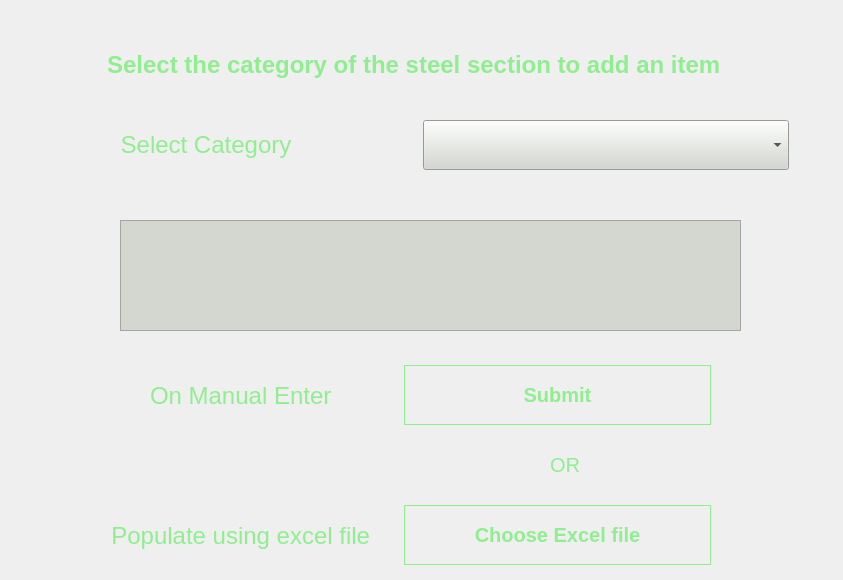
       <widget class="QWidget" name="add_item_stack">
        <widget class="QTableWidget" name="add_item_table">
         <property name="geometry">
          <rect>
           <x>120</x>
           <y>220</y>
           <width>621</width>
           <height>111</height>
          </rect>
         </property>
         <property name="toolTip">
          <string/>
         </property>
         <property name="styleSheet">
          <string notr="true">background-color:rgb(211, 215, 207);</string>
         </property>
        </widget>
        <widget class="QWidget" name="layoutWidget_2">
         <property name="geometry">
          <rect>
           <x>0</x>
           <y>20</y>
           <width>834</width>
           <height>155</height>
          </rect>
         </property>
         <layout class="QVBoxLayout" name="verticalLayout_2">
          <item>
           <widget class="QLabel" name="label_4">
            <property name="sizePolicy">
             <sizepolicy hsizetype="Preferred" vsizetype="Preferred">
              <horstretch>0</horstretch>
              <verstretch>0</verstretch>
             </sizepolicy>
            </property>
            <property name="minimumSize">
             <size>
              <width>510</width>
              <height>50</height>
             </size>
            </property>
            <property name="font">
             <font>
              <pointsize>18</pointsize>
              <weight>75</weight>
              <bold>true</bold>
             </font>
            </property>
            <property name="styleSheet">
             <string notr="true">color: lightgreen;</string>
            </property>
            <property name="text">
             <string>Select the category of the steel section to add an item </string>
            </property>
            <property name="scaledContents">
             <bool>false</bool>
            </property>
            <property name="alignment">
             <set>Qt::AlignCenter</set>
            </property>
            <property name="wordWrap">
             <bool>true</bool>
            </property>
           </widget>
          </item>
          <item>
           <layout class="QHBoxLayout" name="horizontalLayout">
            <property name="rightMargin">
             <number>5</number>
            </property>
            <item>
             <widget class="QLabel" name="label">
              <property name="font">
               <font>
                <pointsize>18</pointsize>
               </font>
              </property>
              <property name="styleSheet">
               <string notr="true">color: lightgreen;</string>
              </property>
              <property name="text">
               <string>Select Category</string>
              </property>
              <property name="alignment">
               <set>Qt::AlignCenter</set>
              </property>
             </widget>
            </item>
            <item>
             <widget class="QComboBox" name="add_item_combobox">
              <property name="sizePolicy">
               <sizepolicy hsizetype="Preferred" vsizetype="Maximum">
                <horstretch>0</horstretch>
                <verstretch>0</verstretch>
               </sizepolicy>
              </property>
              <property name="minimumSize">
               <size>
                <width>0</width>
                <height>60</height>
               </size>
              </property>
              <property name="font">
               <font>
                <pointsize>18</pointsize>
               </font>
              </property>
              <property name="styleSheet">
               <string notr="true">background-color: rgb(211, 215, 207);
margin: 5px;
margin-right: 40px;
</string>
              </property>
             </widget>
            </item>
           </layout>
          </item>
         </layout>
        </widget>
        <widget class="QWidget" name="layoutWidget">
         <property name="geometry">
          <rect>
           <x>90</x>
           <y>360</y>
           <width>621</width>
           <height>71</height>
          </rect>
         </property>
         <layout class="QHBoxLayout" name="horizontalLayout_5">
          <item>
           <widget class="QLabel" name="label_7">
            <property name="font">
             <font>
              <pointsize>18</pointsize>
             </font>
            </property>
            <property name="styleSheet">
             <string notr="true">color: lightgreen;
</string>
            </property>
            <property name="text">
             <string>On Manual Enter </string>
            </property>
            <property name="alignment">
             <set>Qt::AlignCenter</set>
            </property>
           </widget>
          </item>
          <item>
           <widget class="QPushButton" name="submit">
            <property name="sizePolicy">
             <sizepolicy hsizetype="Minimum" vsizetype="Maximum">
              <horstretch>0</horstretch>
              <verstretch>0</verstretch>
             </sizepolicy>
            </property>
            <property name="minimumSize">
             <size>
              <width>0</width>
              <height>60</height>
             </size>
            </property>
            <property name="font">
             <font>
              <!-- <pointsize>-1</pointsize> -->
              <weight>75</weight>
              <bold>true</bold>
             </font>
            </property>
            <property name="toolTip">
             <string>&lt;html&gt;&lt;head/&gt;&lt;body&gt;&lt;p&gt;Add the values to database&lt;/p&gt;&lt;/body&gt;&lt;/html&gt;</string>
            </property>
            <property name="styleSheet">
             <string notr="true">color: lightgreen;
font-weight: bold;
border: 1px solid lightgreen;
font-size: 20px;</string>
            </property>
            <property name="text">
             <string>Submit</string>
            </property>
           </widget>
          </item>
         </layout>
        </widget>
        <widget class="QWidget" name="layoutWidget_3">
         <property name="geometry">
          <rect>
           <x>90</x>
           <y>500</y>
           <width>621</width>
           <height>71</height>
          </rect>
         </property>
         <layout class="QHBoxLayout" name="horizontalLayout_8">
          <item>
           <widget class="QLabel" name="label_12">
            <property name="font">
             <font>
              <pointsize>18</pointsize>
             </font>
            </property>
            <property name="styleSheet">
             <string notr="true">color: lightgreen;</string>
            </property>
            <property name="text">
             <string>Populate using excel file </string>
            </property>
            <property name="alignment">
             <set>Qt::AlignCenter</set>
            </property>
           </widget>
          </item>
          <item>
           <widget class="QPushButton" name="excel">
            <property name="sizePolicy">
             <sizepolicy hsizetype="Minimum" vsizetype="Maximum">
              <horstretch>0</horstretch>
              <verstretch>0</verstretch>
             </sizepolicy>
            </property>
            <property name="minimumSize">
             <size>
              <width>0</width>
              <height>60</height>
             </size>
            </property>
            <property name="font">
             <font>
              <!-- <pointsize>-1</pointsize> -->
              <weight>75</weight>
              <bold>true</bold>
             </font>
            </property>
            <property name="toolTip">
             <string>&lt;html&gt;&lt;head/&gt;&lt;body&gt;&lt;p&gt;Add values to database using Excel file&lt;/p&gt;&lt;/body&gt;&lt;/html&gt;</string>
            </property>
            <property name="styleSheet">
             <string notr="true">color: lightgreen;
font-weight: bold;
border: 1px solid lightgreen;
font-size: 20px;</string>
            </property>
            <property name="text">
             <string>Choose Excel file</string>
            </property>
           </widget>
          </item>
         </layout>
        </widget>
        <widget class="QLabel" name="label_2">
         <property name="geometry">
          <rect>
           <x>550</x>
           <y>450</y>
           <width>151</width>
           <height>30</height>
          </rect>
         </property>
         <property name="styleSheet">
          <string notr="true">color: lightgreen;
font-size: 20px;</string>
         </property>
         <property name="text">
          <string>OR</string>
         </property>
        </widget>
       </widget>
